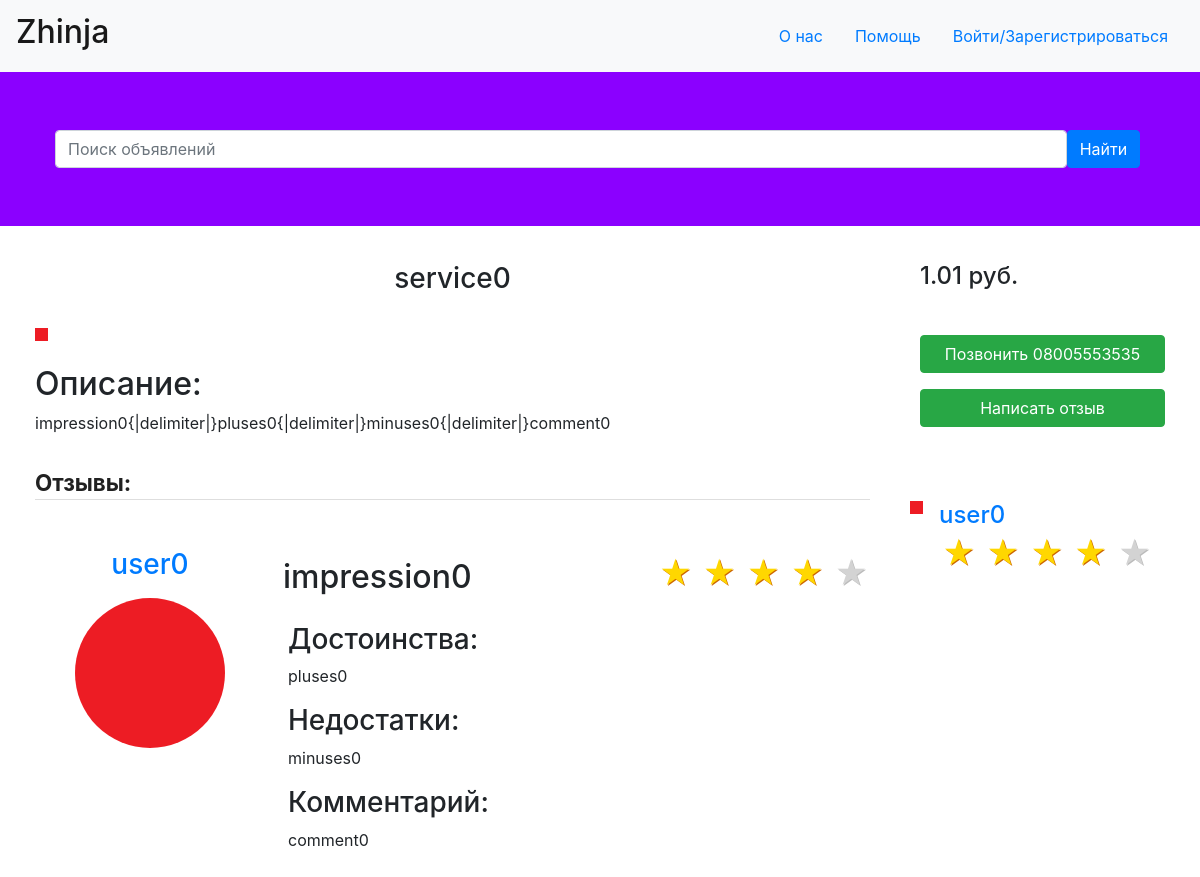
Page /service/0 on the earlier database version.
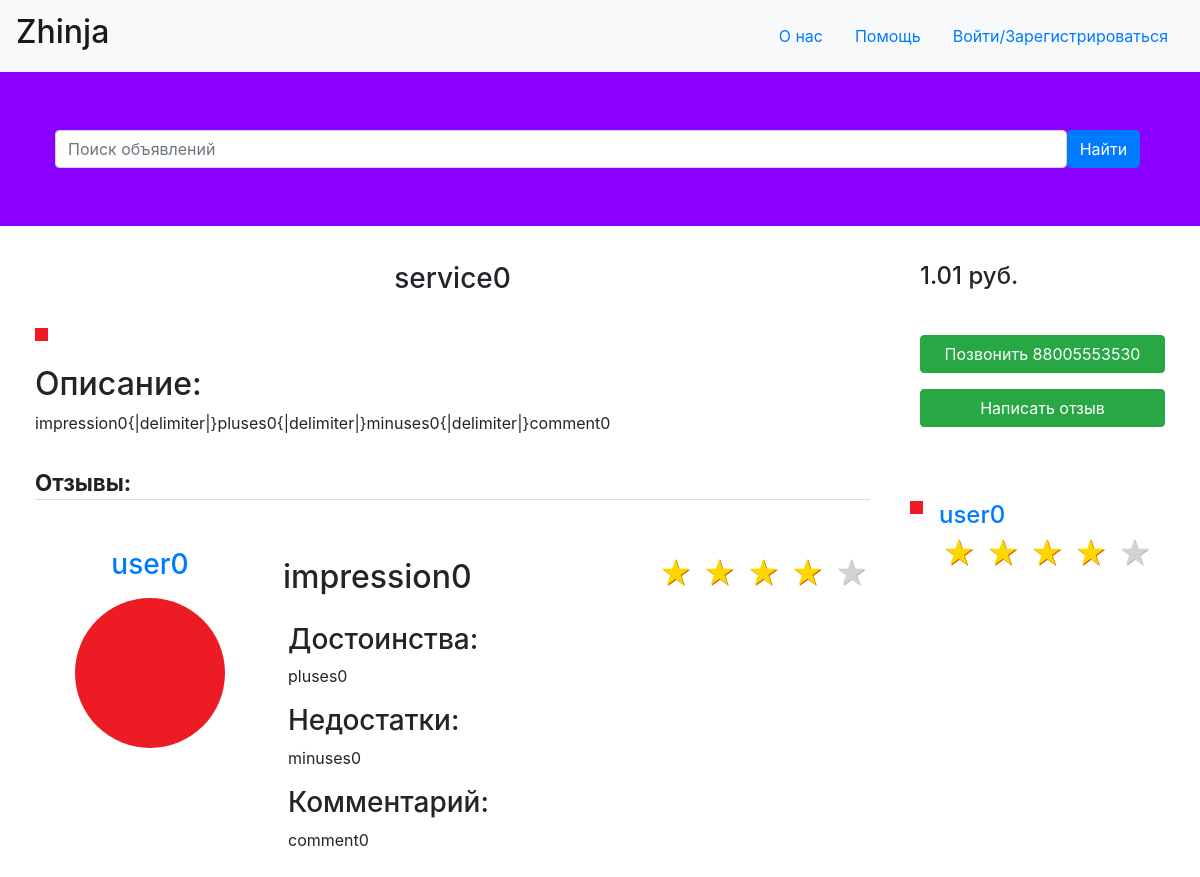
Same page on the later database version.
### tables this page shows
CREATE TABLE "user"
(
	id integer not null
		constraint user_pk
			primary key autoincrement,
	status_id integer default 1 not null
		references status,
	phone text not null,
	password text not null,
	name text not null,
	image_id integer
		constraint user_images_id_fk
			references images
);

### routes.py (the view)
@application.route('/service/<int:service_id>', methods=["GET", "POST"])
def service(service_id: int):
    if request.method == "POST" and request.form.get("tel") and request.form.get("password"):
        user = sessions["main_database"].query(User) \
            .filter(User.phone == request.form.get("tel"), User.password == request.form.get("password")).first()
        if user:
            cookie["id"] = user.id
            return redirect(f'/profile/{user.id}')
    session = sessions["main_database"]
    searched = request.form.get("search_label")
    if searched:
        return redirect('/')
    service = session.query(Service) \
        .filter(Service.id == service_id).first()
    service_author = session.query(User) \
        .filter(User.id == service.user_id).first()
    service_author_image = session.query(Images) \
        .filter(Images.out_id == service_author.image_id).first()
    service_description = session.query(Description) \
        .filter(Description.id == service.description_id).first()
    service_description_images = session.query(Images) \
        .filter(Images.out_id == service_description.images_id).all()
    service_comments = session.query(Comment, Description) \
        .filter((Comment.service_id == service.id), (Description.id == Comment.description_id)).all()
    data = {
        "registered": False,
        "service": {
            "author": {
                "id": service_author.id,
                "name": service_author.name,
                "image": str(buffer_image(service_author_image.id, service_author_image.image)) + ".png",
                "phone": service_author.phone,
                "average_rating": 0
            },
            "id": service.id,
            "name": service.name,
            "price": service.price,
            "description": {
                "images": [str(buffer_image(image.id, image.image)) + ".png" for image in service_description_images],
                "description": {
                    "comment": service_description.description
                },
            },
            "comments": []
        }
    }
    average_rating = 0
    for comment, description in service_comments:
        author = session.query(User).filter(User.id == comment.user_id).first()
        author_image = session.query(Images).filter(Images.out_id == author.image_id).first()
        data["service"]["comments"].append({
            "id": comment.id,
            "author": {
                "id": author.id,
                "name": author.name,
                "image": str(buffer_image(author_image.id, author_image.image)) + ".png"
            },
            "description": {
                "images": [str(buffer_image(image.id, image.image)) + ".png" for image in
                           session.query(Images).filter(Images.id == description.images_id).all()],
                "description": {
                    "impression": description.description.split(delimiter)[0],
                    "pluses": description.description.split(delimiter)[1],
                    "minuses": description.description.split(delimiter)[2],
                    "comment": description.description.split(delimiter)[3]
                }
            },
            "rating": comment.rating
        })
        average_rating += comment.rating
    data["service"]["author"]["average_rating"] = average_rating / (
        len(data["service"]["comments"]) if len(data["service"]["comments"]) else 1)
    return render_template("service.html", data=data)

### declarations.py (called while the page is built)
def bytes_to_image(bytearr: bytes) -> Image:
    return Image.open(BytesIO(bytearr))

def buffer_image(id: int, bytearr: bytes) -> int:
    image = bytes_to_image(bytearr)
    image.save(f"static/images/{id}.png")
    return id

### templates/service.html (shortened to what the changed rows need)
<html lang="en">
  <head>
    <link rel="stylesheet" href="https://stackpath.bootstrapcdn.com/bootstrap/4.2.1/css/bootstrap.min.css">
    <link rel="stylesheet" href="https://maxcdn.bootstrapcdn.com/bootstrap/4.1.0/css/bootstrap.min.css">
      <link rel="stylesheet" type="text/css" href="{{url_for('static', filename='css/main.css') }}">
  </head>
  <body>
<header>
        <nav class="navbar navbar-light bg-light">
        <a class="navbar-brand" href="/"><h2>Zhinja</h2></a>
        </nav>
    </header>
    <div class="container-fluid" style="max-width: 1600px">
        <div class="row">
            <div class="col-md-9">
                <div class="row">
                    <div class="col-md-12">
                        <dl>
                            <dt>
                                <h2>
                                    Описание:
                                </h2>
                            </dt>
                        </dl>
                    </div>
                </div>
                <div class="row">
                    <div class="col-md-12">
                        <div class="comments">
                            <h2 class="title-comments">
                                Отзывы:
                            </h2>
                            <ul class="media-list">
                                {% for comment in data["service"]["comments"]%}
                                    <li class="media mt-5">
                                        <div class="media-left text-center">
                                            <a href='/profile/{{ comment["author"]["id"] }}'>
                                                <div class="author" style="max-width: 150px">
                                                    <h3>{{ comment["author"]["name"] }}</h3>
                                                </div>
                                                <img class="media-object rounded-circle z-depth-0 my-2" alt="avatar image" height="150" width="150" src="{{ url_for('static', filename='images/' + comment['author']['image']) }}">
                                            </a>
                                        </div>
                                        <div class="media-body ml-5 mr-5">
                                            <div class="media-left">
                                                <div class="row">
                                                    <div class="col-8">
                                                        <h2>{{ comment["description"]["description"]["impression"] }}</h2>
                                                    </div>
                                                    <div class="col-4">
                                                        <div class="rating-result">
                                                            {% for star in range(1, 6) %}
                                                                {% if star <= comment["rating"] %}
                                                                    <span class="active"></span>
                                                                {% else %}
                                                                    <span></span>
                                                                {% endif %}
                                                            {% endfor %}
                                                        </div>
                                                    </div>
                                                </div>
                                            </div>
                                            <div class="media-text col-12 text-justify">
                                                <h3 class="my-2">
                                                    Достоинства:
                                                </h3>
                                                <p>
                                                    {{ comment["description"]["description"]["pluses"] }}
                                                </p>
                                                <h3 class="my-2">
                                                    Недостатки:
                                                </h3>
                                                <p>
                                                    {{ comment["description"]["description"]["minuses"] }}
                                                </p>
                                                <h3 class="my-2">
                                                    Комментарий:
                                                </h3>
                                                <p>
                                                    {{ comment["description"]["description"]["comment"] }}
                                                </p>
                                            </div>
                                        </div>
                                    </li>
                                {% endfor %}
                            </ul>
                        </div>
                    </div>
                </div>
            </div>
            <div class="col-md-3">
                <div class="row my-3">
                    <div class="col-md-12">
                        <a href='tel: {{ data["service"]["author"]["phone"] }}'>
                            <button type="button" class="btn btn-success btn-block">
                                Позвонить {{ data["service"]["author"]["phone"] }}
                            </button>
                        </a>
                    </div>
                </div>
                <div class="media my-5" id="seller">
                    <div class="media-body">
                        <a class="mt-0" role="link" href='/profile/{{ data["service"]["author"]["id"] }}'>
                            <h4>
                                {{ data["service"]["author"]["name"] }}
                            </h4>
                        </a>
                    </div>
                </div>
            </div>
        </div>
    </div>
  </body>
</html>

Differences in the rows shown:
changed user "user0": service.author.phone "08005553535" → "88005553530"
